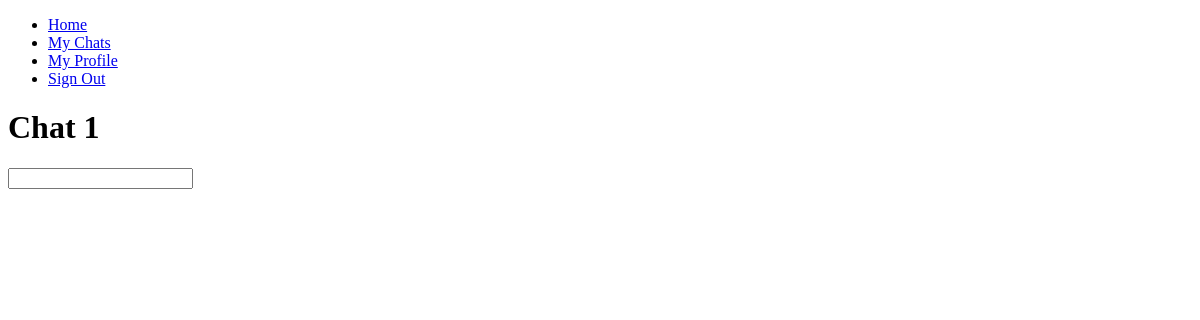
Page /chat/1 (signed in) on the earlier database version.
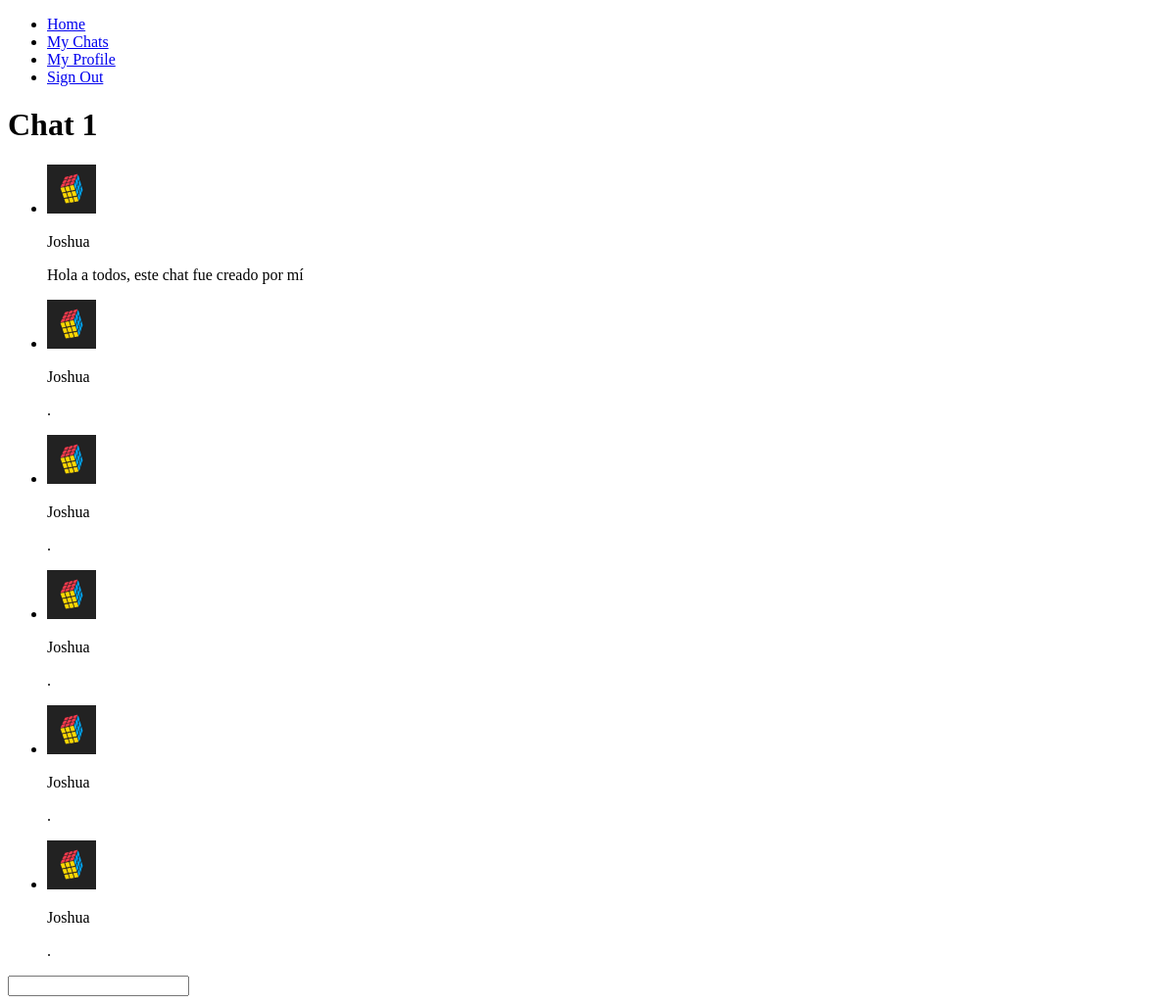
Same page on the later database version.
### chat/models.py (models this page shows, shortened)
class Chat(models.Model):
    name = models.CharField(max_length=40)
    description = models.TextField(max_length=100, blank=True)
    users = models.ManyToManyField(Profile, related_name='chats')
    creator = models.ForeignKey(Profile, on_delete=models.CASCADE, default=None)

class Message(models.Model):
    sender = models.ForeignKey(Profile, related_name='messages_sents', on_delete=models.SET_NULL, null=True)
    chat = models.ForeignKey(Chat, related_name='messages', on_delete=models.CASCADE, default=None)
    date_sent = models.DateTimeField(auto_now_add=True)
    text = models.TextField()
    file = models.FileField(upload_to='chat/chat_files', blank=True, default=None)
    class Meta:
        ordering = ('date_sent',)

class Profile(models.Model):
    user = models.OneToOneField(User, on_delete=models.CASCADE)
    img = models.ImageField(upload_to='chat/profile_pics/', default='chat/profile_pics/default_profile_logo.png', blank=True)

### chat/views.py (the view)
# urls.py: path(('chat/<int:id>'), views.chat_interaction_view, name='chat_interaction_view'),
@login_required
def chat_interaction_view(request, id):
    user_profile = Profile.objects.get(user=request.user.id)
    chat = get_object_or_404(Chat, id=id, users=user_profile)
    messages = Message.objects.filter(chat=id)
    context = {'messages': messages, 'chat': chat}
    return render(request, 'chat.html', context)

### chat/templates/chat.html (shortened to what this page needs)
{% extends "base.html" %}
{% block content %}
    <h1>
        {{ chat.name }}
    </h1>
    <div>
      <ul id="messages">
      {% for message in messages %}
        <li>
          <img src="{{ message.sender.img.url }}"
          onerror="this.onerror=null;this.src='/media/chat/profile_pics/default_profile_logo.png';"
          width="50" height="50">
          <p>{{ message.sender.user.username }}</p>
          <p>{{ message.text }}</p>
        </li>
      {% endfor %}
      </ul>
    </div>
    <form id="form">
      <input type="text" name="message"/>
    </form>
{% endblock %}

### chat/templates/base.html (shortened to what this page needs)
<!DOCTYPE html>
<html lang="en">
<head>
</head>
<body>
    {% include '_navbar.html' %}
    {% block content %}
    {% endblock %}
</body>
</html>

### chat/templates/_navbar.html
<nav>
    <ul>
        {% if user.is_authenticated %}
        <li><a href="{% url 'home' %}">Home</a></li>
        <li><a href="{% url 'chat_list' %}">My Chats</a></li>
        <li><a href="{% url 'profile_view' request.user.profile.id %}">My Profile</a></li>
        <li><a href="{% url 'signout' %}">Sign Out</a></li>
        {% else %}
        <li><a href="{% url 'signin' %}">Sign In</a></li>
        <li><a href="{% url 'signup' %}">Sign Up</a></li>
        {% endif %}
    </ul>
</nav>

Differences in the rows shown:
added Message: sender.img (picture), sender.user.username "Joshua", text "Hola a todos, este chat fue creado por mí"
added Message: sender.img (picture), sender.user.username "Joshua", text "."
added Message: sender.img (picture), sender.user.username "Joshua", text "."
added Message: sender.img (picture), sender.user.username "Joshua", text "."
added Message: sender.img (picture), sender.user.username "Joshua", text "."
added Message: sender.img (picture), sender.user.username "Joshua", text "."
